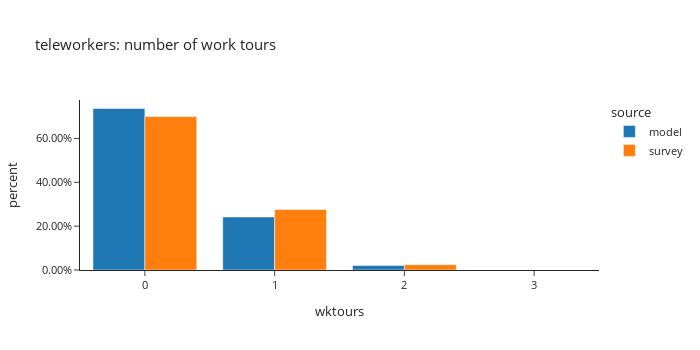

Notebook code for this chart:
### Code cell
_df = workers[workers['worker_type']=="telecommuter"].groupby(['source','wktours'])['pdexpfac'].sum().reset_index()
_df['percent'] = _df.groupby(['source'], group_keys=False)['pdexpfac'].apply(lambda x: x / float(x.sum()))
fig = px.bar(_df, x="wktours", y="percent", color="source",
             barmode="group",template="simple_white",
             title= "teleworkers: number of work tours")
fig.update_layout(height=350, width=700, font=dict(size=11),
                  yaxis_tickformat = '.2%')
fig.show()

### Figure 1 — Plotly figure (JSON) as saved in the notebook; plotly's stock layout.template omitted (floating-point values rounded to 4 significant figures)
{"data": [{"alignmentgroup": "True", "hovertemplate": "source=model<br>wktours=%{x}<br>percent=%{y}<extra></extra>", "legendgroup": "model", "marker": {"color": "#1F77B4", "pattern": {"shape": ""}}, "name": "model", "offsetgroup": "model", "orientation": "v", "showlegend": true, "textposition": "auto", "type": "bar", "x": [0, 1, 2, 3], "xaxis": "x", "y": [0.7367, 0.242, 0.02081, 0.0004962], "yaxis": "y"}, {"alignmentgroup": "True", "hovertemplate": "source=survey<br>wktours=%{x}<br>percent=%{y}<extra></extra>", "legendgroup": "survey", "marker": {"color": "#FF7F0E", "pattern": {"shape": ""}}, "name": "survey", "offsetgroup": "survey", "orientation": "v", "showlegend": true, "textposition": "auto", "type": "bar", "x": [0, 1, 2], "xaxis": "x", "y": [0.6999, 0.2758, 0.02435], "yaxis": "y"}], "layout": {"barmode": "group", "font": {"size": 11}, "height": 350, "legend": {"title": {"text": "source"}, "tracegroupgap": 0}, "title": {"text": "teleworkers: number of work tours"}, "width": 700, "xaxis": {"anchor": "y", "domain": [0, 1], "title": {"text": "wktours"}}, "yaxis": {"anchor": "x", "domain": [0, 1], "tickformat": ".2%", "title": {"text": "percent"}}}}
